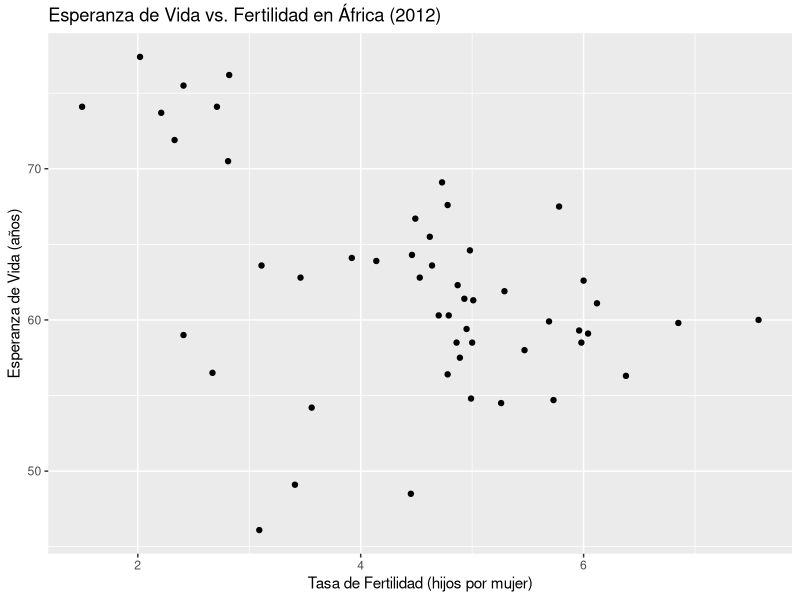
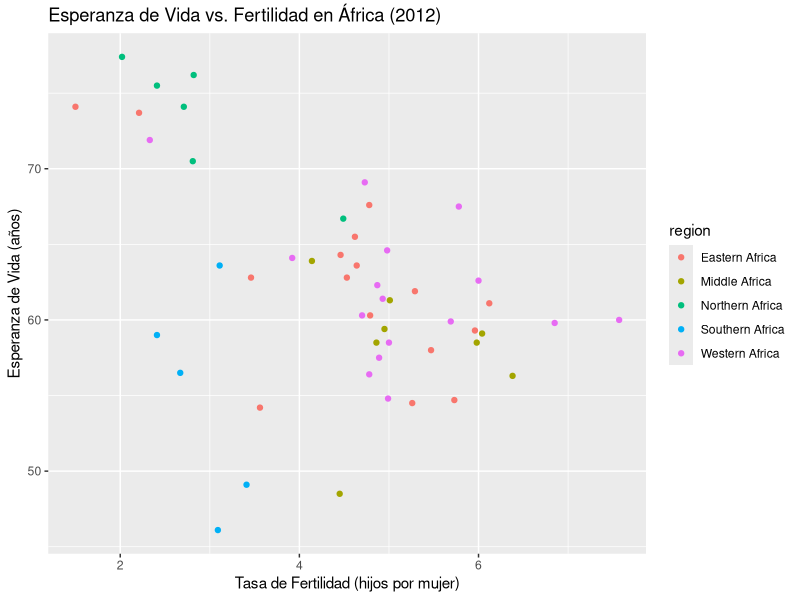
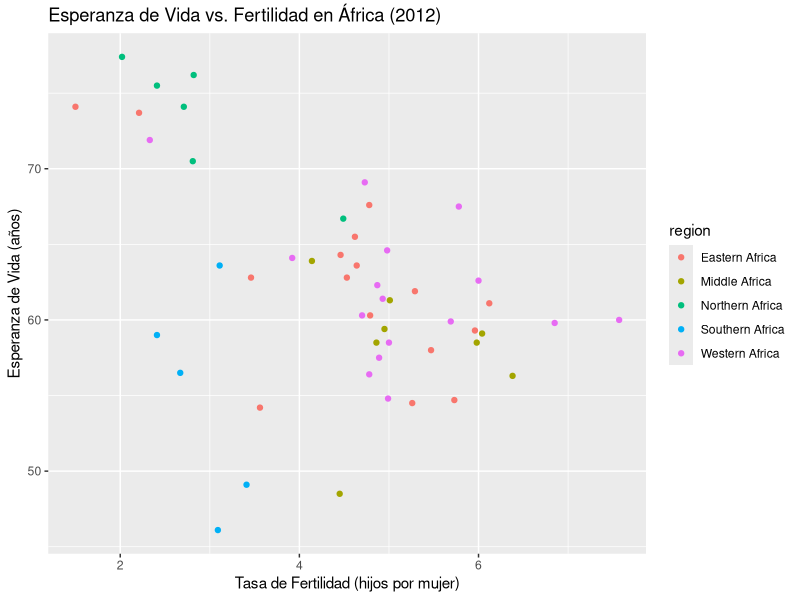

These charts were generated, in order, by the following R code: (Note: this script raises an error after producing the figures.)
#Arturo_Sedano_Quirarte
# Preliminares
# Cargar librerías
library(dslabs)
library(dplyr)
library(ggplot2)
data(gapminder)
head(gapminder)

#Arturo_Sedano_Quirarte
#Ejercicio 1
# Filtrar solo datos de África en el año 2012
gapminder_africa_2012 <- gapminder %>%
  filter(continent == "Africa" & year == 2012)
# Creacion del Grafico 
# Gráfico de dispersión
ggplot(data = gapminder_africa_2012, aes(x = fertility, y = life_expectancy)) +
  geom_point() +
  labs(
    title = "Esperanza de Vida vs. Fertilidad en África (2012)",
    x = "Tasa de Fertilidad (hijos por mujer)",
    y = "Esperanza de Vida (años)"
  )

#Arturo_Sedano_Quirarte
#Ejercicio 2
# Filtrar solo datos de África en el año 2012
gapminder_africa_2012 <- gapminder %>%
  filter(continent == "Africa" & year == 2012)
# Creacion del Grafico 
# Gráfico de dispersión
ggplot(data = gapminder_africa_2012, aes(x = fertility, y = life_expectancy, color= region)) +
  geom_point() +
  labs(
    title = "Esperanza de Vida vs. Fertilidad en África (2012)",
    x = "Tasa de Fertilidad (hijos por mujer)",
    y = "Esperanza de Vida (años)"
  )

#Arturo_Sedano_Quirarte
#Ejercicio 3
# Filtrar solo datos de África en el año 2012
gapminder_africa_2012 <- gapminder %>%
  filter(continent == "Africa" & year == 2012)
# Creacion del Grafico 
# Gráfico de dispersión
ggplot(data = gapminder_africa_2012, aes(x = fertility, y = life_expectancy, color= region)) +
  geom_point() +
  labs(
    title = "Esperanza de Vida vs. Fertilidad en África (2012)",
    x = "Tasa de Fertilidad (hijos por mujer)",
    y = "Esperanza de Vida (años)"
  )
# Filtrar solo datos de África en el año 2012
df <- gapminder %>%
  filter(continent == "Africa" & year == 2012 & fertility <= 3  & life_expectancy >=70 )%>%
  select(country, region)
print(df)

#Arturo_Sedano_Quirarte
#Ejercicio 4
tab <- gapminder %>%
  filter(country %in% c("United States","Vietnam" & year %in% 1960:2010))
print(tab)


#Arturo_Sedano_Quirarte
#Ejercicio 5

# Definir los países y años que queremos filtrar
paises <- c("Vietnam", "United States")
años <- 1960:2010

# Filtrar los datos y guardarlos en 'tab'
tab <- gapminder %>%
  filter(country %in% paises & year %in% años )

# Mostrar los primeros resultados
head(tab)
ggplot(tab, aes(x = year, y = life_expectancy, color = country)) +
  geom_line() +
  labs(
    title = "Esperanza de Vida en Vietnam vs. Estados Unidos (1960–2010)",
    x = "Año",
    y = "Esperanza de Vida",
    color = "País"
  ) +
  theme_bw()


#Arturo_Sedano_Quirarte
#Ejercicio 6

# Definir los países y años que queremos filtrar
pais <- c("Cambodia")
años <- 1960:2010

# Filtrar los datos y guardarlos en 'tab'
tab <- gapminder %>%
  filter(country %in% pais & year %in% años )

# Mostrar los primeros resultados
head(tab)
ggplot(tab, aes(x = year, y = life_expectancy, color = country)) +
  geom_line() +
  labs(
    title = "Esperanza de Vida en Camboya (1960–2010)",
    x = "Año",
    y = "Esperanza de Vida",
    color = "País"
  ) +
  theme_bw()


#Ejercicio 7
daydollars <- gapminder %>%
  filter(continent == "Africa" & year == 2010) %>%
  mutate(dollars_per_day = gdp/population/365 ) %>%
  filter(!is.na(dollars_per_day))
print(daydollars)

#Ejercicio 8 
ggplot(data = daydollars,aes(x=dollars_per_day))+
        geom_density()+
        scale_x_continuous(trans = "log2")+
        theme_minimal()

#Ejercicio 9 
daydollars <- gapminder %>%
  filter(continent == "Africa", year == c(1970,2010)) %>%
  mutate(dollars_per_day = gdp/population/365 ) %>%
  filter(!is.na(dollars_per_day))

ggplot(data = daydollars,aes(x=dollars_per_day))+
    geom_density()+
    scale_x_continuous(trans = "log2")+
    labs( title = "Densidad de ingresos en paises africanos",
          subtitle = "Años 1970 y 2010",
          y = "Densidad",
          x = "Dolar por dia")+
    facet_grid(year~.)+
    theme_minimal()

#Ejercicio 10 
daydollars <- gapminder %>%
  filter(continent == "Africa", year == c(1970,2010)) %>%
  mutate(dollars_per_day = gdp/population/365 ) %>%
  filter(!is.na(dollars_per_day))

ggplot(data = daydollars,aes(x=dollars_per_day, fill = region ))+
  geom_density(position = "stack")+
  scale_x_continuous(trans = "log2")+
  labs( title = "Densidad de ingresos en paises africanos",
        subtitle = "Años 1970 y 2010",
        y = "Densidad",
        x = "Dolar por dia")+
  facet_grid(year~.)+
  theme_minimal()

#Ejercicio 11
gapminder_Africa_2010 <- gapminder %>%
  filter(continent == "Africa" & year == 2010) %>%
  mutate(dollars_per_day = gdp/population/365 ) %>%
  filter(!is.na(dollars_per_day))

ggplot(data = gapminder_Africa_2010,aes(x=infant_mortality, y= dollars_per_day, color=region))+
geom_point()

#Ejercicio 12
gapminder_Africa_2010 <- gapminder %>%
  filter(continent == "Africa" & year == 2010) %>%
  mutate(dollars_per_day = gdp/population/365 ) %>%
  filter(!is.na(dollars_per_day))

ggplot(data = gapminder_Africa_2010,aes(x=infant_mortality, y= dollars_per_day, color=region))+
  geom_point()+scale_x_continuous(trans = "log2")

#Ejercicio 13
gapminder_Africa_2010 <- gapminder %>%
  filter(continent == "Africa" & year == 2010) %>%
  mutate(dollars_per_day = gdp/population/365 ) %>%
  filter(!is.na(dollars_per_day))

ggplot(data = gapminder_Africa_2010,aes(x=infant_mortality, y= dollars_per_day, color=region,label = country))+
  geom_point()+
  scale_x_continuous(trans = "log2")+
  geom_text(nudge_y = 0.2, check_overlap = TRUE)

#Ejercicio 14
gapminder_Africa_2010 <- gapminder %>%
  filter(continent == "Africa" & year %in% c(1970, 2010)) %>%
  mutate(dollars_per_day = gdp/population/365 ) %>%
  filter(!is.na(dollars_per_day))

ggplot(data = gapminder_Africa_2010,aes(x=infant_mortality, y= dollars_per_day, color=region,label = country))+
  geom_point()+
  scale_x_continuous(trans = "log2")+
  geom_text(nudge_y = 0.2, check_overlap = TRUE)+
  facet_grid(year~.)+
  labs(y= "Dollar per day", x= "Infant Mortality")
